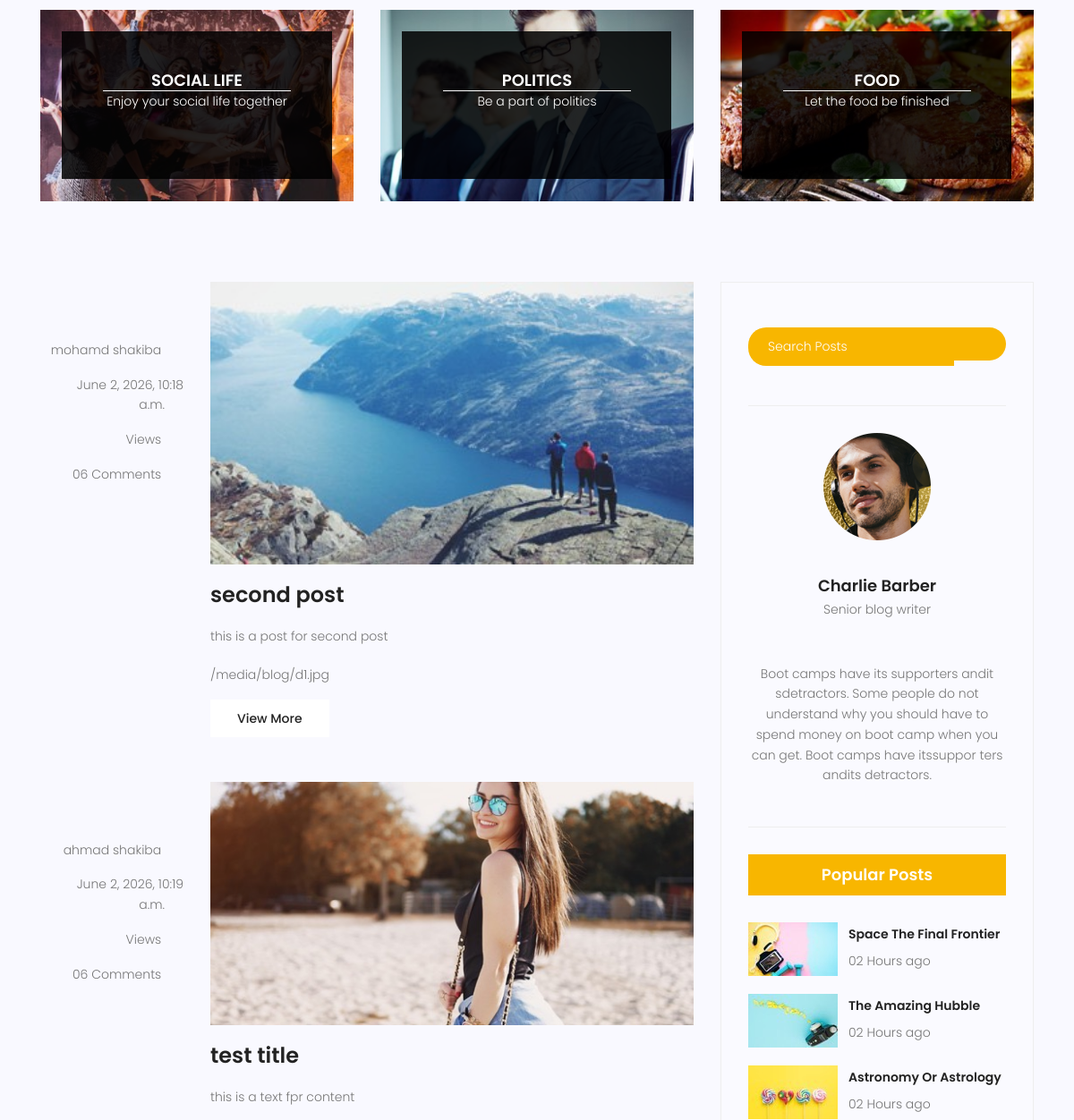
/blog/ (middle part), run on an earlier commit of the app's database.
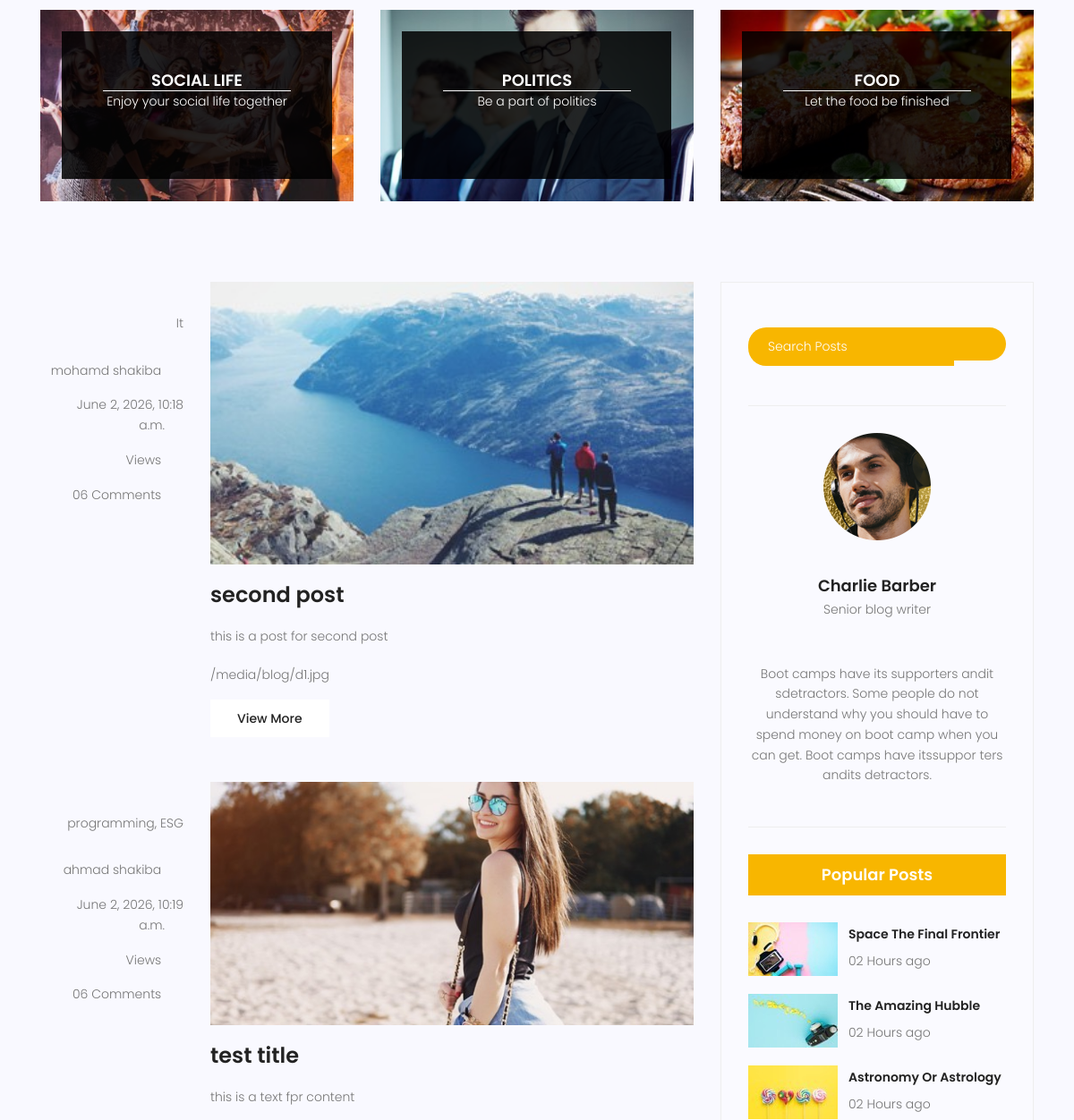
And on a later commit of the database.
### blog/models.py (models this page shows, shortened)
class Post(models.Model):
    image = models.ImageField(upload_to='blog/', default='blog/default.jpg')
    author = models.ForeignKey(User, on_delete=models.SET_NULL, null=True)
    title = models.CharField(max_length=255)
    content = models.TextField()
    category = models.ManyToManyField(Category)
    counted_view = models.IntegerField(default=0)
    status = models.BooleanField(default=False)
    published_date = models.DateTimeField(null=True)
    created_date = models.DateTimeField(auto_now_add=True)
    update_date = models.DateTimeField(auto_now=True)
    class Meta:
        ordering = ['-created_date']

class Category(models.Model):
    name = models.CharField(max_length=255)
    def __str__(self):
        return self.name

### blog/views.py (the view)
# urls.py: path('', blog_view , name='blog-home'),
def blog_view(request):
    posts = Post.objects.filter(status = 1)
    context = {'posts': posts}
    return render(request, 'blog/blog-home.html', context)

### templates/blog/blog-home.html (shortened to what this page needs)
{% extends "base.html" %} {% load static %} {% block content %}
<section class="top-category-widget-area pt-90 pb-90">
  <div class="container">
    <div class="row">
      <div class="col-lg-4">
        <div class="single-cat-widget">
          <div class="content relative">
            <div class="overlay overlay-bg"></div>
            <a href="#" target="_blank">
              <div class="thumb">
                <img
                  class="content-image img-fluid d-block mx-auto"
                  src="{% static 'css/img/blog/cat-widget1.jpg' %}"
                  alt=""
                />
              </div>
              <div class="content-details">
                <h4 class="content-title mx-auto text-uppercase">
                  Social life
                </h4>
                <span></span>
                <p>Enjoy your social life together</p>
              </div>
            </a>
          </div>
        </div>
      </div>
      <div class="col-lg-4">
        <div class="single-cat-widget">
          <div class="content relative">
            <div class="overlay overlay-bg"></div>
            <a href="#" target="_blank">
              <div class="thumb">
                <img
                  class="content-image img-fluid d-block mx-auto"
                  src="{% static 'css/img/blog/cat-widget2.jpg' %}"
                  alt=""
                />
              </div>
              <div class="content-details">
                <h4 class="content-title mx-auto text-uppercase">Politics</h4>
                <span></span>
                <p>Be a part of politics</p>
              </div>
            </a>
          </div>
        </div>
      </div>
      <div class="col-lg-4">
        <div class="single-cat-widget">
          <div class="content relative">
            <div class="overlay overlay-bg"></div>
            <a href="#" target="_blank">
              <div class="thumb">
                <img
                  class="content-image img-fluid d-block mx-auto"
                  src="{% static 'css/img/blog/cat-widget3.jpg' %}"
                  alt=""
                />
              </div>
              <div class="content-details">
                <h4 class="content-title mx-auto text-uppercase">Food</h4>
                <span></span>
                <p>Let the food be finished</p>
              </div>
            </a>
          </div>
        </div>
      </div>
    </div>
  </div>
</section>
<section class="post-content-area">
  <div class="container">
    <div class="row">
      <div class="col-lg-8 posts-list">
        {% for post in posts %}
        <div class="single-post row">
          <div class="col-lg-3 col-md-3 meta-details">
            <ul class="tags">
              {{ post.category.all|join:", " }}
            </ul>
            <div class="user-details row">
              <p class="user-name col-lg-12 col-md-12 col-6"><a href="#">{{post.author.get_full_name}}</a> <span class="lnr lnr-user"></span></p>
              <p class="date col-lg-12 col-md-12 col-6"><a href="#">{{ post.published_date }}</a><span class="lnr lnr-calendar-full"></span></p>
              <p class="view col-lg-12 col-md-12 col-6"><a href="#">{{post.counted_views}} Views</a> <span class="lnr lnr-eye"></span></p>
              <p class="comments col-lg-12 col-md-12 col-6"><a href="#">06 Comments</a> <span class="lnr lnr-bubble"></span></p>
            </div>
          </div>
          <div class="col-lg-9 col-md-9">
            <div class="feature-img">
              <img
                class="img-fluid"
                src="{{post.image.url}}"
                alt=""
              />
            </div>
            <a class="posts-title" href="{% url 'blog:single' pid=post.id %}"><h3>{{post.title}}</h3></a>
            <p class="excert">{{post.content}}</p>
            <p>{{post.image.url}}</p>
            <a href="{% url 'blog:single' pid=post.id %}" class="primary-btn">View More</a>
          </div>
        </div>
        {% endfor %}
      </div>
      <div class="col-lg-4 sidebar-widgets">
        <div class="widget-wrap">
          <div class="single-sidebar-widget search-widget">
            <form class="search-form" action="#">
              <input
                placeholder="Search Posts"
                name="search"
                type="text"
                onfocus="this.placeholder = ''"
                onblur="this.placeholder = 'Search Posts'"
              />
              <button type="submit"><i class="fa fa-search"></i></button>
            </form>
          </div>
          <div class="single-sidebar-widget user-info-widget">
            <img src="{% static 'css/img/blog/user-info.png' %}" alt="" />
            <a href="#"><h4>Charlie Barber</h4></a>
            <p>Senior blog writer</p>
            <ul class="social-links">
              <li>
                <a href="#"><i class="fa fa-facebook"></i></a>
              </li>
              <li>
                <a href="#"><i class="fa fa-twitter"></i></a>
              </li>
              <li>
                <a href="#"><i class="fa fa-github"></i></a>
              </li>
              <li>
                <a href="#"><i class="fa fa-behance"></i></a>
              </li>
            </ul>
            <p>
              Boot camps have its supporters andit sdetractors. Some people do
              not understand why you should have to spend money on boot camp
              when you can get. Boot camps have itssuppor ters andits
              detractors.
            </p>
          </div>
          <div class="single-sidebar-widget popular-post-widget">
            <h4 class="popular-title">Popular Posts</h4>
            <div class="popular-post-list">
              <div class="single-post-list d-flex flex-row align-items-center">
                <div class="thumb">
                  <img
                    class="img-fluid"
                    src="{% static 'css/img/blog/pp1.jpg' %}"
                    alt=""
                  />
                </div>
                <div class="details">
                  <a href="blog-single.html"
                    ><h6>Space The Final Frontier</h6></a
                  >
                  <p>02 Hours ago</p>
                </div>
              </div>
              <div class="single-post-list d-flex flex-row align-items-center">
                <div class="thumb">
                  <img
                    class="img-fluid"
                    src="{% static 'css/img/blog/pp2.jpg' %}"
                    alt=""
                  />
                </div>
                <div class="details">
                  <a href="blog-single.html"><h6>The Amazing Hubble</h6></a
                  >
                  <p>02 Hours ago</p>
                </div>
              </div>
              <div class="single-post-list d-flex flex-row align-items-center">
                <div class="thumb">
                  <img
                    class="img-fluid"
                    src="{% static 'css/img/blog/pp3.jpg' %}"
                    alt=""
                  />
                </div>
                <div class="details">
                  <a href="blog-single.html"
                    ><h6>Astronomy Or Astrology</h6></a
                  >
                  <p>02 Hours ago</p>
                </div>
              </div>
            </div>
          </div>
        </div>
      </div>
    </div>
  </div>
</section>
{% endblock %}

### templates/base.html (shortened to what this page needs)
{% load static %}
<html lang="zxx" class="no-js">
  <head>
    <link rel="stylesheet" href="{% static 'css/css/linearicons.css' %}" />
    <link rel="stylesheet" href="{% static 'css/css/font-awesome.min.css' %}" />
    <link rel="stylesheet" href="{% static 'css/css/bootstrap.css' %}" />
    <link rel="stylesheet" href="{% static 'css/css/magnific-popup.css' %}" />
    <link rel="stylesheet" href="{% static 'css/css/jquery-ui.css' %}" />
    <link rel="stylesheet" href="{% static 'css/css/nice-select.css' %}" />
    <link rel="stylesheet" href="{% static 'css/css/animate.min.css' %}" />
    <link rel="stylesheet" href="{% static 'css/css/owl.carousel.css' %}" />
    <link rel="stylesheet" href="{% static 'css/css/main.css' %}" />
  </head>
  <body>
    {% block content %} {% endblock %}
  </body>
</html>

What changed in the data, as far as the page shows it:
changed Post "second post": category.all (not shown) → "It"
changed Post "test title": category.all (not shown) → "programming, ESG"
